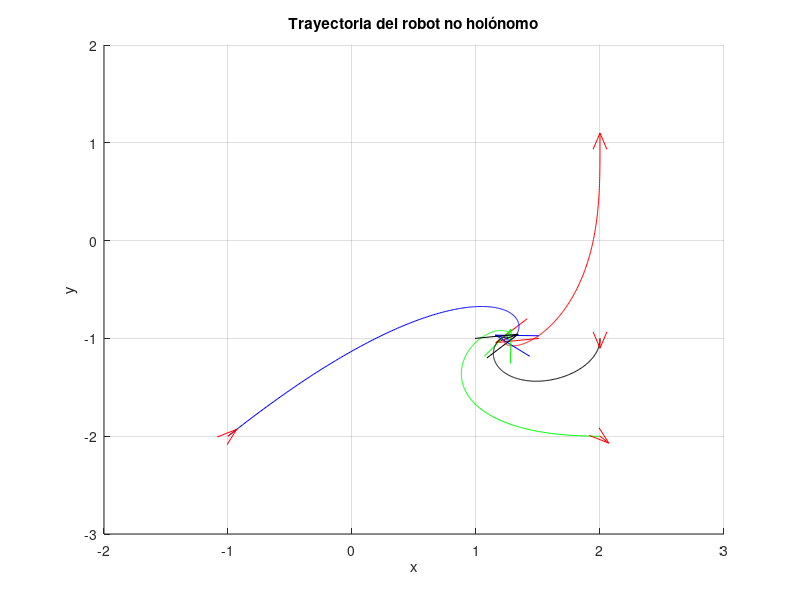

MATLAB code for this plot:
clc
clearvars
close all

% Parámetros iniciales
l = 0.5; % Distancia del centro del robot al punto de control
K = 1*eye(8); % Ganancia del controlador )

% Inicializar condiciones iniciales para 4 robots
z = [2; 1; -1; -2; 2; -2; 2; -1]; % Cada columna es [x; y] de un robot
Angulo = [90; 45; -45; -90]; % Ángulos dados en grados

% Matriz Laplaciana de un grafo dirigido en ciclo para 4 robots
L = [ 1  0  0 -1;
     -1  1  0  0;
      0 -1  1  0;
      0  0 -1  1];
I=eye(2);

% Datos de la simulación
Dt = 0.01; % Periodo de muestreo
tiempo = 30; % Duración de la simulación en segundos
iteraciones = tiempo / Dt;

% Inicializar trayectorias
z_hist = zeros(8, iteraciones+1);
z_hist(:, 1) = z;

theta = zeros(4, iteraciones+1);
theta(:, 1) = deg2rad(Angulo);


v_hist = zeros(4, iteraciones);
w_hist = zeros(4, iteraciones);



% Simulación
for k = 1:iteraciones
    % Calcular la matriz M para cada robot en cada iteración
    M1 = [cos(theta(1,k)) -l*sin(theta(1,k));
         sin(theta(1,k)) l*cos(theta(1,k))];
    M2 = [cos(theta(2,k)) -l*sin(theta(2,k));
         sin(theta(2,k)) l*cos(theta(2,k))];
    M3 = [cos(theta(3,k)) -l*sin(theta(3,k));
         sin(theta(3,k)) l*cos(theta(3,k))];
    M4 = [cos(theta(4,k)) -l*sin(theta(4,k));
         sin(theta(4,k)) l*cos(theta(4,k))];
    M = blkdiag(M1, M2, M3, M4);

    ev=-kron(L,I)*z(:,k);

    u= M \ (K * ev);
    
    %Separo la ley de control en lineal y rotacional
    v=[u(1),u(3),u(5),u(7)];
    w=[u(2),u(4),u(6),u(8)];
    % Dinámica del sistema
    z(:,k+1) = z(:,k)+Dt*(M*u);
    theta(:,k+1) = theta(:,k)+Dt*(w*theta(:,k)) ; % Actualización del ángulo

    % Guardar el historial de valores para grafica
    z_hist(:, k+1) = z(:,k+1);
    v_hist(:,k)=v';
    w_hist(:,k)=w';
end

t = linspace(0, tiempo, iteraciones);

% Gráfica de resultados
figure;
hold on
plot(z_hist(1, :), z_hist(2, :),'r');
quiver(z_hist(1, 1), z_hist(2, 1), cos(theta(1,1)), sin(theta(1,1)), 0.1, 'r', 'LineWidth', .1, 'MaxHeadSize', 1 );
quiver(z_hist(1, end), z_hist(2, end), cos(theta(1,end)), sin(theta(1,end)), 0.1, 'r', 'LineWidth', .1, 'MaxHeadSize', 2);
plot(z_hist(3, :), z_hist(4, :),'b');
quiver(z_hist(3, 1), z_hist(4, 1), cos(theta(2,1)), sin(theta(2,1)), 0.1, 'r', 'LineWidth', .1, 'MaxHeadSize', 1 );
quiver(z_hist(3, end), z_hist(4, end), cos(theta(2,end)), sin(theta(2,end)), 0.1, 'b', 'LineWidth', .1, 'MaxHeadSize', 2);
plot(z_hist(5, :), z_hist(6, :),'g');
quiver(z_hist(5, 1), z_hist(6, 1), cos(theta(3,1)), sin(theta(3,1)), 0.1, 'r', 'LineWidth', .1, 'MaxHeadSize', 1 );
quiver(z_hist(5, end), z_hist(6, end), cos(theta(3,end)), sin(theta(3,end)), 0.1, 'g', 'LineWidth', .1, 'MaxHeadSize', 2);
plot(z_hist(7, :), z_hist(8, :),'k');
quiver(z_hist(7, 1), z_hist(8, 1), cos(theta(4,1)), sin(theta(4,1)), 0.1, 'r', 'LineWidth', .1, 'MaxHeadSize', 1 );
quiver(z_hist(7, end), z_hist(8, end), cos(theta(4,end)), sin(theta(4,end)), 0.1, 'k', 'LineWidth', .1, 'MaxHeadSize', 2);
xlabel('x');
ylabel('y');
title('Trayectoria del robot no holónomo');
hold off
grid on;


